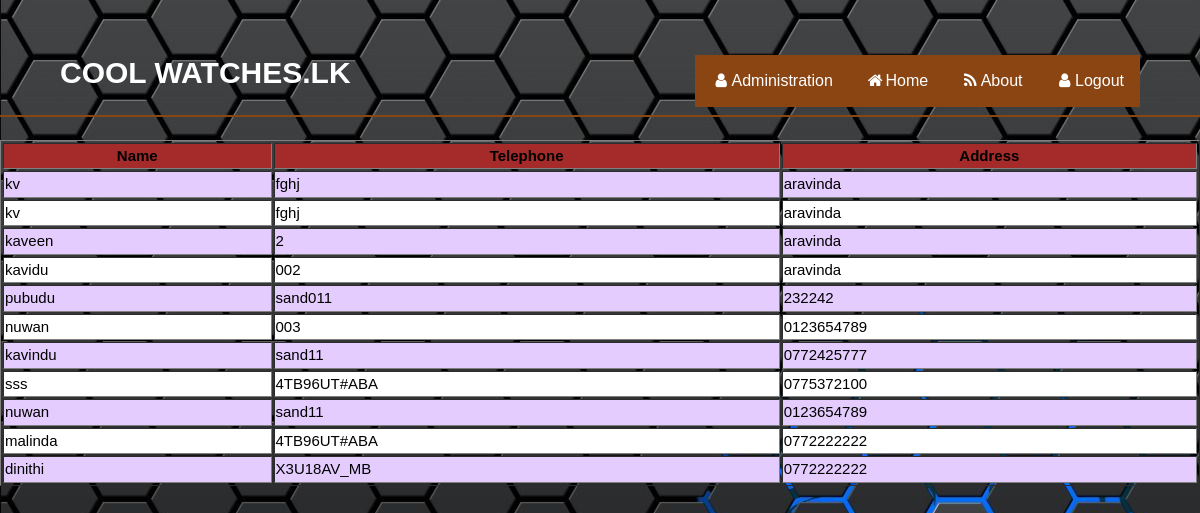
The page /vieworder.php on the database its author committed.
### tables this page shows
CREATE TABLE IF NOT EXISTS `od` (
  `name` varchar(50) NOT NULL,
  `itemno` varchar(50) NOT NULL,
  `Telephone` varchar(50) NOT NULL,
  `Address` varchar(50) NOT NULL
);

### vieworder.php (the view, shortened to what this page needs)
<!DOCTYPE html>
<html>
  <head>
    <link rel="stylesheet" href="./StyleSheet/admin.css">
    <link rel="stylesheet" href="https://cdnjs.cloudflare.com/ajax/libs/font-awesome/4.7.0/css/font-awesome.min.css">
</head>
<body>
	<header>
      <div class="container">
        <div id="candea">
          <h1>COOL WATCHES.LK</h1></a>
        </div>
<div class="navbar">
	<a href="administration.php"><i class="fa fa-fw fa-user"></i>Administration</a>
            <a href="index.php"><i class="fa fa-fw fa-home"></i>Home</a>
            <a href="about.php"><i class="fa fa-fw fa-rss"></i>About</a>
            <a href="admin.php"><i class="fa fa-fw fa-user"></i>Logout</a>
             </div>
        </header>
        <br/>
	</body>
	</html>
<?php
$con = mysqli_connect("localhost","id16372884_candea2021","Abc@12345678","id16372884_candea");
$sql = "SELECT * FROM od";
$result = mysqli_query($con,$sql);
echo "<table  width=100% border=1 >";
echo "<tr bgcolor=brown>";
echo "<th>Name</th>";
echo "<th>Telephone</th>";
echo "<th>Address</th>";
echo "</tr>";
$count = 0;
$color =" white";
while($row = mysqli_fetch_array($result))
{
	$count++;
	if($count%2 ==0)
	{
		$color = "white";
	}
	else
	{
		$color ="#E5CCFF";
	}
	echo "<tr bgcolor=$color>";
	echo "<td>$row[0] </td>";
	echo "<td>$row[1] </td>";
	echo "<td>$row[2] </td>";
	echo "</tr>";
}
echo "</table>";
?>

### StyleSheet/admin.css (style rules this page uses)
body { font-family: Arial; font-size: 15px; line-height: 1.5; padding: 0; margin: 0; background:url('../images/back/ffff.jpg'); }
.navbar { float:right; margin-top: -60px; overflow: hidden; background-color:none; font-family: Arial; }
.navbar a { float: left; font-size: 16px; color: white; text-align: center; padding: 14px 16px; text-decoration: none; }
.navbar { background-color: #8B4513; }
.container { width: 90%; margin: auto; overflow: hidden; color: #ffffff; }
header { background:none; color: #ffffff; padding-top: 30px; min-height: 70px; border-bottom: #8B4513 2px solid; }
header a { color: #ffffff; text-decoration: none; font-size: 16px; }

### rows shown on the page
od: name "kv", itemno "fghj", Telephone "aravinda"
od: name "kv", itemno "fghj", Telephone "aravinda"
od: name "kaveen", itemno "2", Telephone "aravinda"
od: name "kavidu", itemno "002", Telephone "aravinda"
od: name "pubudu", itemno "sand011", Telephone "232242"
od: name "nuwan", itemno "003", Telephone "0123654789"
od: name "kavindu", itemno "sand11", Telephone "0772425777"
od: name "sss", itemno "4TB96UT#ABA", Telephone "0775372100"
od: name "nuwan", itemno "sand11", Telephone "0123654789"
od: name "malinda", itemno "4TB96UT#ABA", Telephone "0772222222"
od: name "dinithi", itemno "X3U18AV_MB", Telephone "0772222222"
